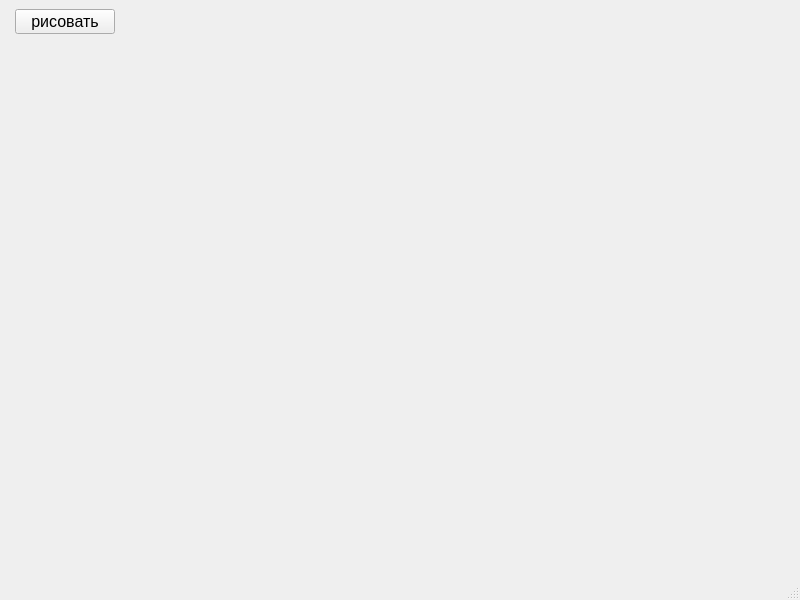
<?xml version="1.0" encoding="UTF-8"?>
<ui version="4.0">
 <class>MainWindow</class>
 <widget class="QMainWindow" name="MainWindow">
  <property name="geometry">
   <rect>
    <x>0</x>
    <y>0</y>
    <width>800</width>
    <height>600</height>
   </rect>
  </property>
  <property name="windowTitle">
   <string>MainWindow</string>
  </property>
  <widget class="QWidget" name="centralwidget">
   <layout class="QVBoxLayout" name="verticalLayout">
    <property name="leftMargin">
     <number>15</number>
    </property>
    <property name="rightMargin">
     <number>15</number>
    </property>
    <property name="bottomMargin">
     <number>10</number>
    </property>
    <item>
     <widget class="QPushButton" name="btn">
      <property name="minimumSize">
       <size>
        <width>100</width>
        <height>25</height>
       </size>
      </property>
      <property name="maximumSize">
       <size>
        <width>100</width>
        <height>25</height>
       </size>
      </property>
      <property name="font">
       <font>
        <pointsize>12</pointsize>
       </font>
      </property>
      <property name="text">
       <string>рисовать</string>
      </property>
     </widget>
    </item>
    <item>
     <widget class="QLabel" name="out">
      <property name="text">
       <string/>
      </property>
     </widget>
    </item>
   </layout>
  </widget>
  <widget class="QStatusBar" name="statusbar"/>
 </widget>
 <resources/>
 <connections/>
</ui>
